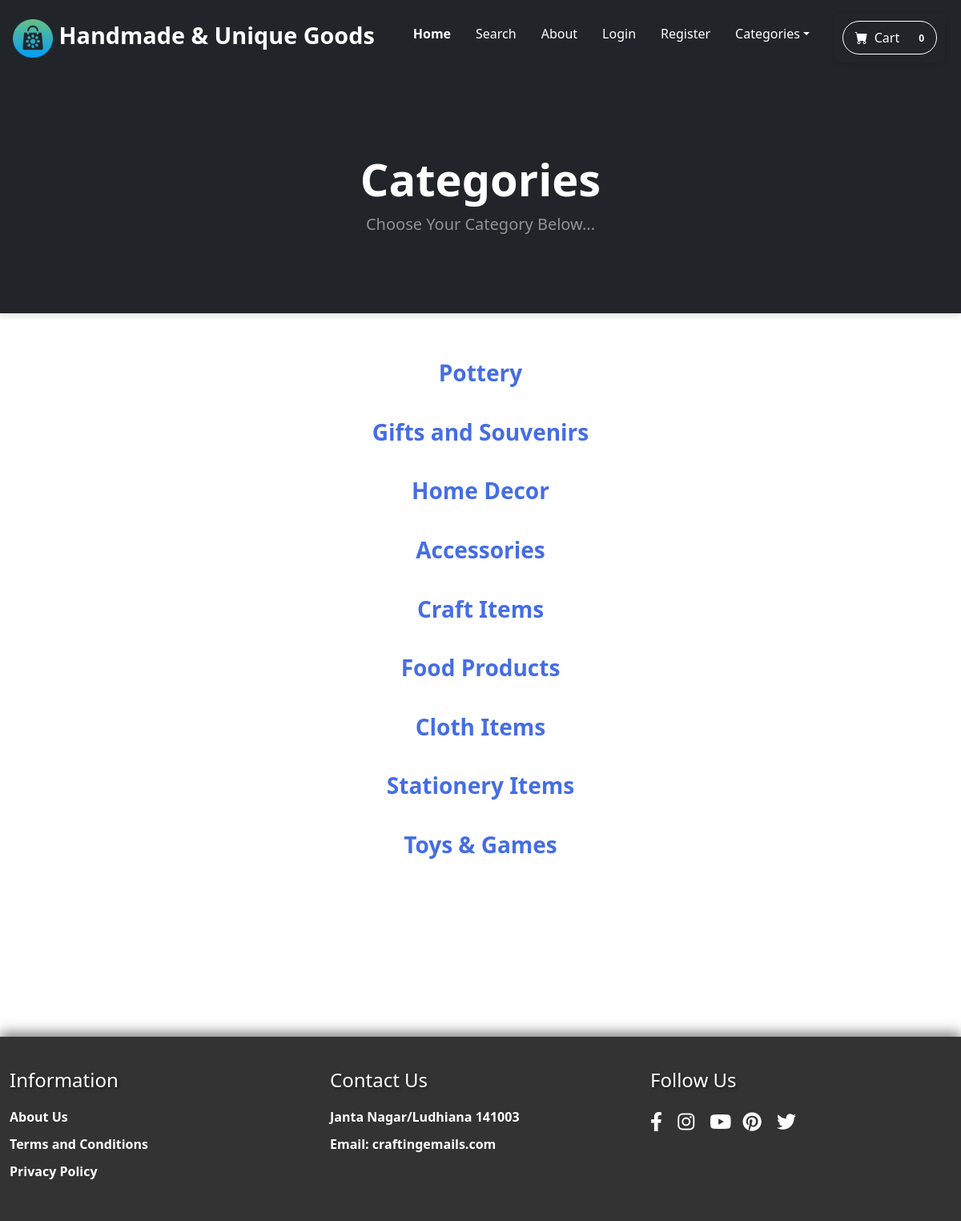
The app's page /category_summary/ with its own data.
### store/models.py (models this page shows)
class Category(models.Model):
    name = models.CharField(max_length=50)
    def __str__(self):
        return self.name
    class Meta:
        verbose_name_plural = 'categories'

### store/views.py (the view)
# urls.py: path('category_summary/', views.category_summary, name='category_summary'),
def category_summary(request):
    categories = Category.objects.all()
    return render(request,'category_summary.html',{"categories":categories})

### cart/cart.py (called while the page is built)
    def __len__(self):
        return len(self.cart)

### cart/context_processors.py (called while the page is built)
def cart(request):
    return {'cart': Cart(request)}

### store/templates/category_summary.html
{% extends 'base.html' %}
{% block content %}
<header class="bg-dark py-5">
    <div class="container px-4 px-lg-5 my-5">
        <div class="text-center text-white">
            <h1 class="display-4 fw-bolder">Categories</h1>
            <p class="lead fw-normal text-white-50 mb-0">Choose Your Category Below...</p>
        </div>
    </div>
</header>
<div class="container">
    <div class="row">
        <div class="col-8 mx-auto text-center">
            <br/><br/>
            {% for category in categories %}
                <h3 class="category-link">
                    <a href="{% url 'category' category %}" class="category-anchor">{{ category }}</a>
                </h3>
            {% endfor %}
            <br/><br/><br/><br/><br/><br/><br/><br/>
        </div>
    </div>
</div>
{% endblock %}

### store/templates/base.html (shortened to what this page needs)
{% load static %}
<!DOCTYPE html>
<html lang="en">
    <head>
        <link href="https://cdn.jsdelivr.net/npm/bootstrap@5.2.3/dist/css/bootstrap.min.css" rel="stylesheet">
        <link rel="stylesheet" href="https://cdnjs.cloudflare.com/ajax/libs/font-awesome/6.0.0/css/all.min.css">
        <link href="https://cdn.jsdelivr.net/npm/bootstrap-icons@1.5.0/font/bootstrap-icons.css" rel="stylesheet">
        <link href="{% static 'css/styles.css'%}" rel="stylesheet">
        <link rel="stylesheet" type="text/css" href="{% static 'css/footer.css' %}">
        <link rel="stylesheet" type="text/css" href="{% static 'css/about-section.css' %}">
        <link rel="stylesheet" type="text/css" href="{% static 'css/navbar.css' %}">
        <link rel="stylesheet" type="text/css" href="{% static 'css/carousel.css' %}">
        <link rel="stylesheet" type="text/css" href="{% static 'css/category_summary.css' %}">
        <link rel="stylesheet" type="text/css" href="{% static 'css/product.css' %}">
        <link rel="stylesheet" type="text/css" href="{% static 'css/cart_summary.css' %}">
        <link rel="stylesheet" type="text/css" href="{% static 'css/register.css' %}">
    </head>
    <body>
        {% include 'navbar.html' %}
        {% block content %}
        {% endblock %}
        <footer class="footer1" style="background-color: #333; color: #fff; padding: 40px 0; box-shadow: 0 -5px 15px rgba(0, 0, 0, 0.5);">
          <div class="container">
              <div class="row">
                  <div class="footer-col col-4" style="text-align: left; transition: background-color 0.3s ease-in-out;">
                      <h3 class="info" style="font-size: 1.5em; margin-bottom: 20px; color: #fff; transition: color 0.3s ease-in-out; text-shadow: 2px 2px 4px rgba(0, 0, 0, 0.5);">Information</h3>
                      <ul style="list-style: none; padding: 0;">
                          <li><a href="http://127.0.0.1:8000/about/" style="color: #fff; text-decoration: none; transition: color 0.3s ease-in-out;">About Us</a></li>
                          <li><a href="https://exclusivelane.com/pages/terms-conditions" style="color: #fff; text-decoration: none; transition: color 0.3s ease-in-out;">Terms and Conditions</a></li>
                          <li><a href="https://exclusivelane.com/policies/privacy-policy" style="color: #fff; text-decoration: none; transition: color 0.3s ease-in-out;">Privacy Policy</a></li>
                      </ul>
                  </div>
                  <div class="footer-col col-4" style="text-align: left; transition: background-color 0.3s ease-in-out;">
                      <h3 class="info" style="font-size: 1.5em; margin-bottom: 20px; color: #fff; transition: color 0.3s ease-in-out; text-shadow: 2px 2px 4px rgba(0, 0, 0, 0.5);">Contact Us</h3>
                      <ul style="list-style: none; padding: 0;">
                          <li><a href="https://www.google.com/maps/place/Janta+Nagar,+Ludhiana,+Punjab+141003/@30.878795,75.882182,6z/data=!4m6!3m5!1s0x391a82f00f4c0429:0x1e10142fcc6338ef!8m2!3d30.8794397!4d75.8635625!16s%2Fg%2F1jkyd5xjm?hl=en&entry=ttu" style="color: #fff; text-decoration: none; transition: color 0.3s ease-in-out;">Janta Nagar/Ludhiana 141003</a></li>
                          <li><a href="https://craftingemails.com/" style="color: #fff; text-decoration: none; transition: color 0.3s ease-in-out;">Email: craftingemails.com</a></li>
                      </ul>
                  </div>
                  <div class="footer-col col-4" style="text-align: left; transition: background-color 0.3s ease-in-out;">
                      <h3 class="info" style="font-size: 1.5em; margin-bottom: 20px; color: #fff; transition: color 0.3s ease-in-out; text-shadow: 2px 2px 4px rgba(0, 0, 0, 0.5);">Follow Us</h3>
                      <div class="social-links">
                          <a href="https://www.facebook.com/exclusivelane" style="color: #fff; text-decoration: none; font-size: 1.5em; margin-right: 15px; transition: color 0.3s ease-in-out;"><i class="fab fa-facebook-f"></i></a>
                          <a href="https://www.instagram.com/exclusivelane/" style="color: #fff; text-decoration: none; font-size: 1.5em; margin-right: 15px; transition: color 0.3s ease-in-out;"><i class="fab fa-instagram"></i></a>
                          <a href="https://www.youtube.com/channel/UCpfji_t9T-xheIkDmDCaZoQ" style="color: #fff; text-decoration: none; font-size: 1.5em; transition: color 0.3s ease-in-out;"><i class="fa-brands fa-youtube"></i></a>
                          <a href="https://www.pinterest.com/exclusivelane/" style="color: #fff; text-decoration: none; font-size: 1.5em; margin-right: 15px; transition: color 0.3s ease-in-out;"><i class="fab fa-pinterest"></i></a>
                          <a href="https://twitter.com/exclusivelane" style="color: #fff; text-decoration: none; font-size: 1.5em; transition: color 0.3s ease-in-out;"><i class="fab fa-twitter"></i></a>
                      </div>
                  </div>
              </div>
          </div>
      </footer>
    </body>
</html>

### store/templates/navbar.html (shortened to what this page needs)
{% load static %}
<nav class="navbar navbar-expand-lg navbar-dark bg-dark">
        <a class="navbar-brand" href="{% url 'home' %}">
        <img src="{% static 'img\logo4.png' %}" alt="Logo" height="48" width="50" class="d-inline-block align-text-top">
            Handmade & Unique Goods
        </a>
        <div class="collapse navbar-collapse" id="navbarSupportedContent">
            <ul class="navbar-nav me-auto mb-2 mb-lg-0 ms-lg-4">
                <li class="nav-item"><a class="nav-link active" aria-current="page" href="{% url 'home' %}">Home</a></li>
                <li class="nav-item"><a class="nav-link"  href="{% url 'search' %}">Search</a></li>
                <li class="nav-item"><a class="nav-link" href="{% url 'about' %}">About</a></li>
        {% if user.is_authenticated %}
                <li class="nav-item dropdown">
                    <a class="nav-link dropdown-toggle" id="navbarDropdown" href="#" role="button" data-bs-toggle="dropdown" aria-expanded="false">Profile</a>
                    <ul class="dropdown-menu" aria-labelledby="navbarDropdown">
                        <li><a class="dropdown-item" href="{% url 'update_user' %}">User Profile</a></li>
                        <li><hr class="dropdown-divider" /></li>
                        <li><a class="dropdown-item" href="{% url 'update_info' %}">User Info </a></li>
                    </ul>
                </li>
            <li class="nav-item"><a class="nav-link" href="{% url 'logout' %}">Logout</a></li>
        {% else %}
            <li class="nav-item"><a class="nav-link" href="{% url 'login' %}">Login</a></li>
            <li class="nav-item"><a class="nav-link" href="{% url 'register' %}">Register</a></li>
        {% endif %}
                <li class="nav-item dropdown">
                    <a class="nav-link dropdown-toggle" id="navbarDropdown" href="#" role="button" data-bs-toggle="dropdown" aria-expanded="false">Categories</a>
                </li>
            </ul>
           <form class="d-flex">
<a href="{%  url 'cart_summary' %}" class="btn btn-outline-light" id="cart_quantity"><i class="bi-cart-fill me-1"></i>
            Cart
<span class="badge bg-dark text-white ms-1 rounded-pill">{{ cart|length }}</span></a>
            </form>
        </div>
</nav>

### static/css/footer.css (style rules this page uses)
.footer1 { background-color: #333; color: #fff; padding: 20px 0; }
.container { max-width: 1200px; margin: 0 auto; }
.row { display: flex; flex-wrap: wrap; justify-content: space-between; }
.footer-col { flex: 1; margin-right: 20px; }
h3.info { color: #fff; font-size: 18px; margin-bottom: 10px; }
ul { list-style: none; padding: 0; margin: 0; }
ul li { margin-bottom: 10px; }
a { color: #ffffff ; text-decoration: none; font-weight: bold; }
.social-links { margin-top: 10px; }
.social-links a { display: inline-block; margin-right: 10px; color: #fff; font-size: 20px; }
.fab { font-family: 'Font Awesome 5 Brands'; }
.fa-brands { font-family: 'Font Awesome 5 Brands'; }

### static/css/about-section.css (style rules this page uses)
.container { max-width: 1200px; margin: 0 auto; }

### static/css/navbar.css (style rules this page uses)
.navbar { background-color: #343a40; padding: 1rem; transition: background-color 0.3s ease, box-shadow 0.3s ease; }
.navbar-brand { font-size: 1.8rem; font-weight: bold; color: #ffffff; transition: color 0.3s ease; }
.navbar-nav .nav-link { color: #ffffff; margin-right: 15px; transition: color 0.3s ease; }
.navbar-nav .active { font-weight: bold; }
.btn-outline-light { color: #ffffff; border-color: #ffffff; border-radius: 25px; padding: 8px 15px; transition: color 0.3s ease, background-color 0.3s ease; }
.badge { position: absolute; top: -8px; right: -8px; background-color: #17a2b8; color: #ffffff; border-radius: 50%; padding: 4px 8px; transition: background-color 0.3s ease, color 0.3s ease; }

### static/css/category_summary.css (style rules this page uses)
.category-link { margin-bottom: 20px; transition: background-color 0.3s ease, box-shadow 0.3s ease; }
.category-anchor { display: inline-block; padding: 10px 20px; color: #456de4; text-decoration: none; transition: color 0.3s ease, font-size 0.2s ease, border-bottom 0.2s ease, opacity 0.3s ease; border-radius: 8px; box-shadow: 0 0 10px rgba(0, 0, 0, 0); }

### static/css/register.css (style rules this page uses)
header { box-shadow: 0 4px 6px rgba(0, 0, 0, 0.1); }
form { margin: auto; padding: 10px; box-shadow: 0 4px 8px rgba(0, 0, 0, 0.1); border-radius: 8px; transition: transform 0.3s ease; }

### records on screen
Category: name "Pottery"
Category: name "Gifts and Souvenirs"
Category: name "Home Decor"
Category: name "Accessories"
Category: name "Craft Items"
Category: name "Food Products"
Category: name "Cloth Items"
Category: name "Stationery Items"
Category: name "Toys & Games"

### other values on screen
{{ cart|length }} "0"
